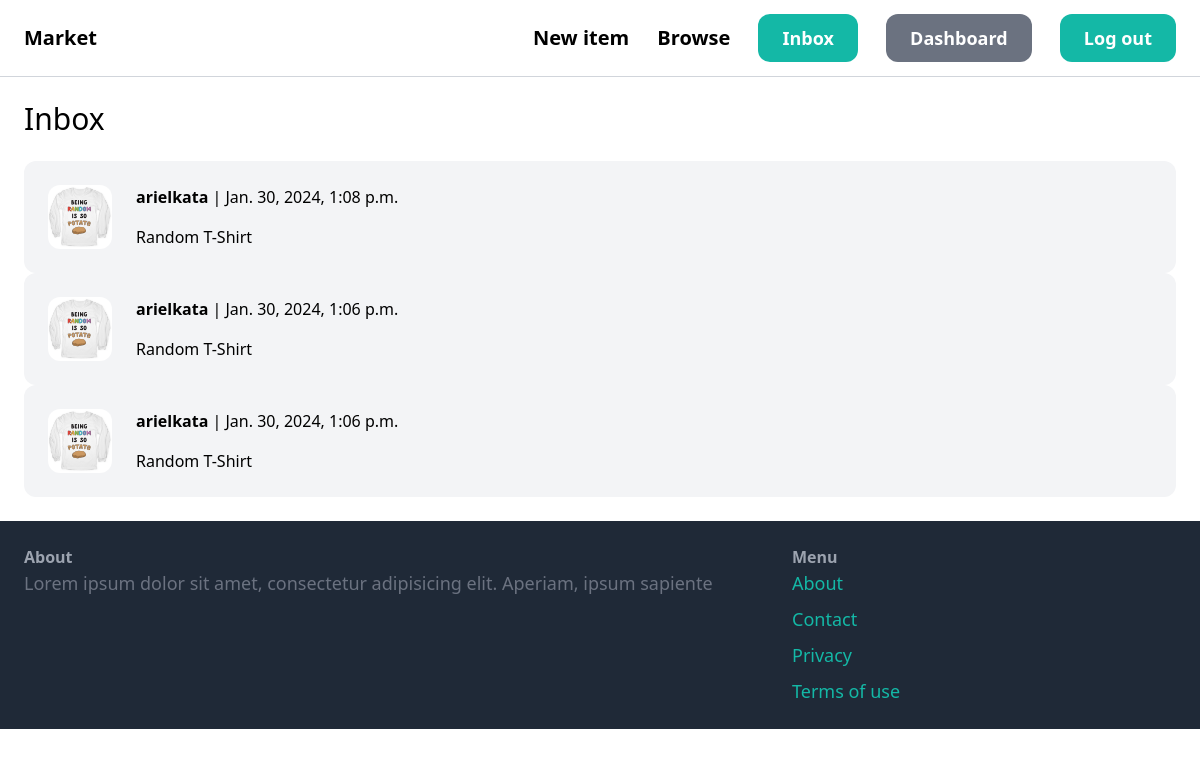
The app's page /conversation/ (signed in) with its own data.
### market/conversation/models.py (models this page shows)
class Conversation(models.Model):
    item = models.ForeignKey(
        Item,
        on_delete=models.CASCADE,
        related_name='conversations'
    )
    members = models.ManyToManyField(
        UserModel,
        related_name='conversations'
    )
    created_at = models.DateTimeField(auto_now_add=True)
    modified_at = models.DateTimeField(auto_now=True)
    class Meta:
        ordering = ['-modified_at', ]

### market/item/models.py (models this page shows, shortened)
class Item(models.Model):
    name = models.CharField(max_length=255)
    description = models.TextField(
        blank=True,
        null=True
    )
    price = models.FloatField(
    )
    image = models.ImageField(
        upload_to='item_images',
        blank=True,
        null=True,
    )
    is_sold = models.BooleanField(
        default=False
    )
    created_by = models.ForeignKey(
        User,
        related_name='items',
        on_delete=models.CASCADE,
    )
    created_at = models.DateTimeField(
        auto_now_add=True
    )
    category = models.ForeignKey(
        Category,
        related_name='items',
        on_delete=models.CASCADE
    )

### market/conversation/views.py (the view)
# urls.py: path('', views.inbox, name='inbox'),
@login_required
def inbox(request):
    conversations = Conversation.objects.filter(members__in=[request.user.id])
    context = {
        'conversations': conversations
    }
    return render(
        request,
        'conversation/inbox.html',
        context
    )

### templates/conversation/inbox.html (shortened to what this page needs)
{%  extends 'core/base.html' %}
{% block content %}
    <h1 class="mb-6 text-3xl">Inbox</h1>
<div class="space-y-6">
    {% for conversation in conversations %}
        <a href="{% url 'detail' conversation.pk %}">
            <div class="p-6 flex bg-gray-100 rounded-xl">
                <div class="pr-6">
                    <img src="{{ conversation.item.image.url }}" class="w-16 rounded-xl" alt="">
                </div>
                <div>
                    {% for member in conversation.members.all %}
                        {% if member != request.user %}
                            <p class="mb-4"><strong>{{ member.username }}</strong> | {{ conversation.modified_at }}</p>
                            <p>{{ conversation.item.name }}</p>
                        {% endif %}
                        {% endfor %}
                </div>
            </div>
        </a>
    {%  endfor %}
</div>
{% endblock %}

### records on screen
Conversation: item.image (picture), modified_at "Jan. 30, 2024, 1:08 p.m.", item.name "Random T-Shirt"
Conversation: item.image (picture), modified_at "Jan. 30, 2024, 1:06 p.m.", item.name "Random T-Shirt"
Conversation: item.image (picture), modified_at "Jan. 30, 2024, 1:06 p.m.", item.name "Random T-Shirt"

### other values on screen
{{ member.username }} "arielkata"
